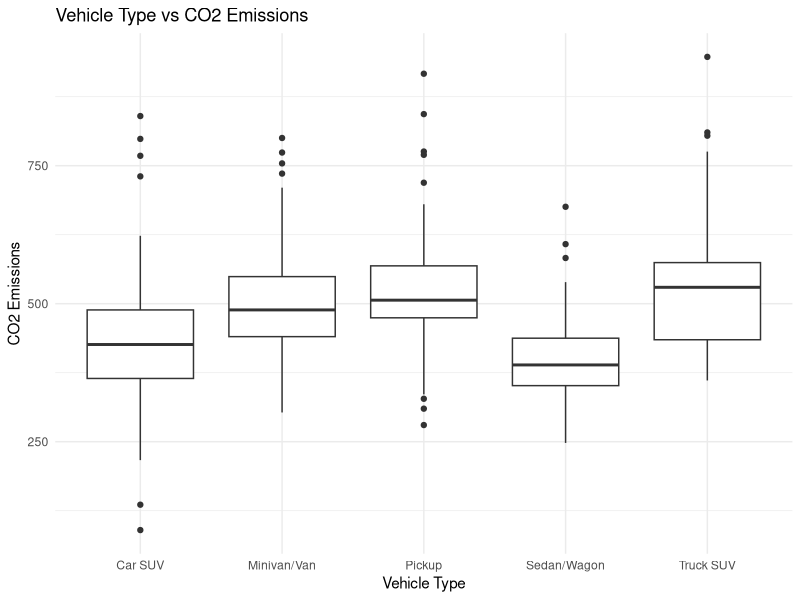
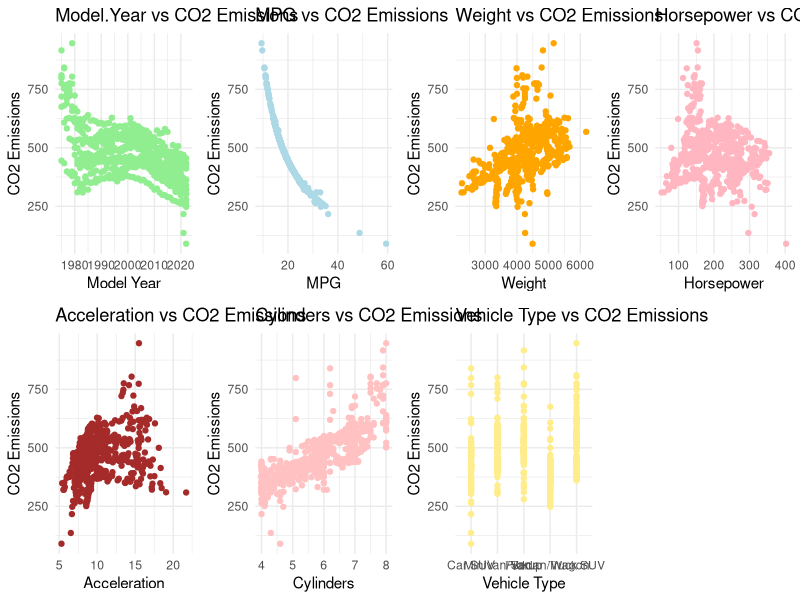
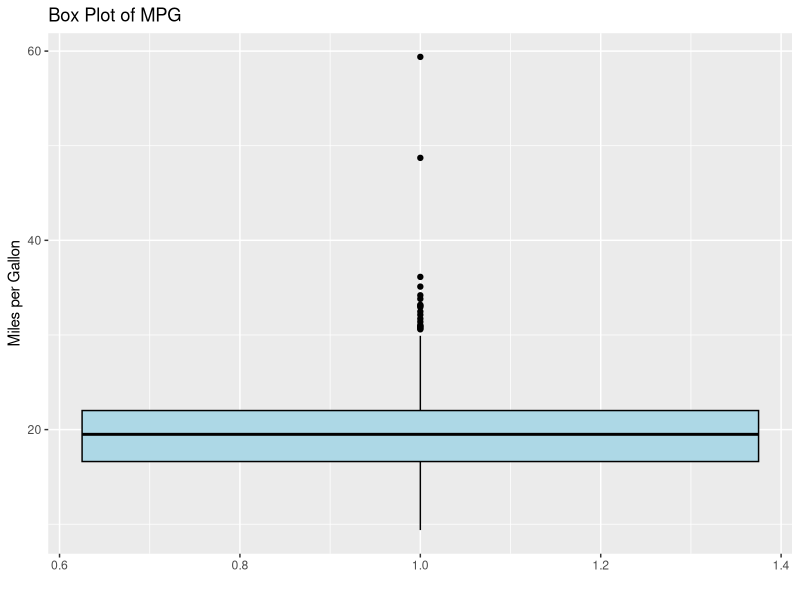
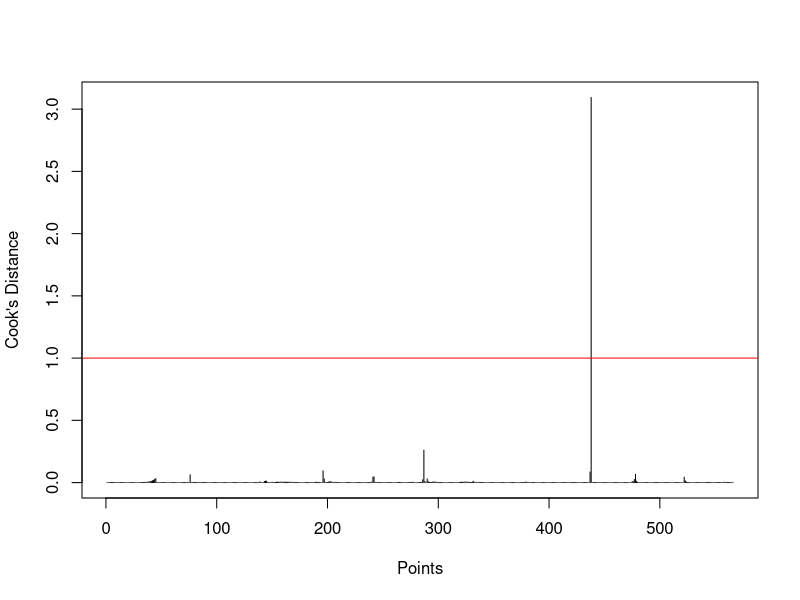

Reproduce these figures in R, in order.
## ---- chunk 1
knitr::opts_chunk$set(echo = TRUE)
## ---- chunk 2
library(car)
library(dplyr)
library(ggplot2)
library(corrplot)
library(gridExtra)
## ---- chunk 3
data <- read.csv("CarData.csv")
n = nrow(data)
head(data, 3)
names(data)
## ---- chunk 4
names(data)[names(data) == "Weight..lbs."] <- "Weight"
names(data)[names(data) == "Horsepower..HP."] <- "Horsepower"
names(data)[names(data) == "Acceleration..0.60.time.in.seconds."] <- "Acceleration"
names(data)[names(data) == "Real.World.CO2..g.mi."] <- "CO2"
data$Model.Year <- as.numeric(data$Model.Year)
data$Acceleration <- as.numeric(as.character(data$Acceleration))
#data$Acceleration[data$Acceleration == "-"] <- "0"
## ---- chunk 5
ggplot(data, aes(x = Vehicle.Type, y = CO2)) + geom_boxplot() + labs(title = "Vehicle Type vs CO2 Emissions", 
       x = "Vehicle Type",  y = "CO2 Emissions") + theme_minimal()
## ---- chunk 6
g1 <- ggplot(data, aes(x = Model.Year, y = CO2)) + geom_point(color = "lightgreen") + labs(title = "Model.Year vs CO2 Emissions", x = "Model Year", y = "CO2 Emissions") + theme_minimal()

g2 <- ggplot(data, aes(x = Real.World.MPG, y = CO2)) + geom_point(color = "lightblue") + labs(title = "MPG vs CO2 Emissions", x = "MPG", y = "CO2 Emissions") + theme_minimal()

g3 <- ggplot(data, aes(x = Weight, y = CO2)) + geom_point(color = "orange") + labs(title = "Weight vs CO2 Emissions", x = "Weight", y = "CO2 Emissions") + theme_minimal()

g4 <- ggplot(data, aes(x = Horsepower, y = CO2)) + geom_point(color = "lightpink") + labs(title = "Horsepower vs CO2 Emissions", x = "Horsepower", y = "CO2 Emissions") + theme_minimal()

g5 <- ggplot(data, aes(x = Acceleration, y = CO2)) + geom_point(color = "brown") + labs(title = "Acceleration vs CO2 Emissions", x = "Acceleration", y = "CO2 Emissions") + theme_minimal()

g6 <- ggplot(data, aes(x = Cylinders, y = CO2)) + geom_point(color = "rosybrown1") + labs(title = "Cylinders vs CO2 Emissions", x = "Cylinders", y = "CO2 Emissions") + theme_minimal()

g7 <- ggplot(data, aes(x = Vehicle.Type, y = CO2)) + geom_point(color = "lightgoldenrod1") + labs(title = "Vehicle Type vs CO2 Emissions", x = "Vehicle Type", y = "CO2 Emissions") + theme_minimal()

grid.arrange(g1, g2, g3, g4, g5, g6, g7, ncol = 4)
## ---- chunk 7
ggplot(data, aes(y = Real.World.MPG, x = 1)) + geom_boxplot(fill = "lightblue", color = "black") + labs(title = "Box Plot of MPG", x = "", y = "Miles per Gallon")
## ---- chunk 8
correlations <- sapply(data[, c('Model.Year', 'Real.World.MPG', 'Weight', 'Horsepower', 'Acceleration')], function(x) cor(x, data$CO2))
names(correlations) <- c('Model.Year', 'Real.World.MPG', 'Weight', 'Horsepower', 'Acceleration')
print(correlations)
## ---- chunk 9
model1 <- lm(CO2 ~ Model.Year + Real.World.MPG + Weight + Horsepower + Acceleration + Cylinders + Vehicle.Type, data = data)
summary(model1)
## ---- chunk 10
vif(model1)
## ---- chunk 11
cooks_distances <- cooks.distance(model1)
#print(cooks_distances)
summary(cooks_distances)

plot(cooks_distances, type = "h", ylab = "Cook's Distance", xlab = "Points")
abline(h = 1, col = "red")

outliers <- which(cooks_distances > 1)
print(outliers)
## ---- chunk 12
unique1 <- unique(data$Vehicle.Type)
print(unique1)

new_car <- data.frame(
  Model.Year = 2010,
  Real.World.MPG = 20,
  Vehicle.Type = "Truck SUV",
  Weight = 4855,
  Horsepower = 180,
  Cylinders = 6,
  Acceleration = 8.5,
  Type = factor("Truck SUV", levels = c("Truck SUV", "Sedan/Wagon", "Minivan/Van", "Pickup", "Car SUV")))
  

model1_prediction <- predict(model1, newdata = new_car)
print(model1_prediction)
